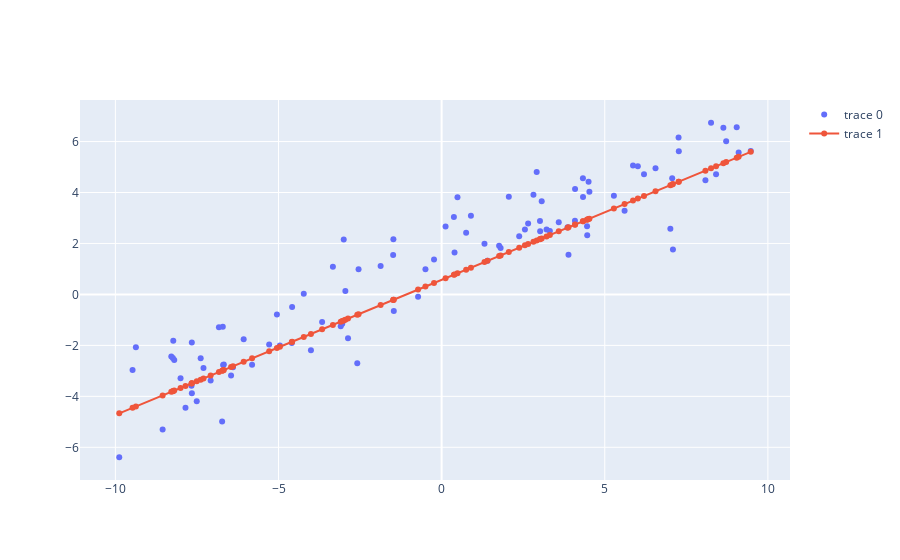

Here is the notebook cell this chart was saved with:
### Code cell
%%time
ls_gd = LSRegression_GD(2)
ls_gd.fit(X, y, 10000, 0.0001)
y_hat_gd = ls_gd.predict(X)
plot_regression(X[:, 1], y, y_hat_gd)
